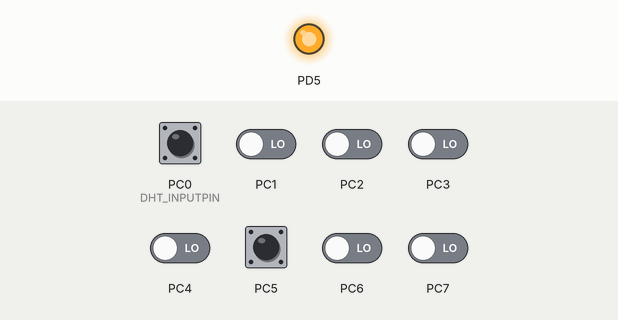
Recording of a program running on a simulated ATmega168P, built with avr-gcc and emulated at 1 MHz. Parts: output pins drawn as LEDs (lit = HIGH). The test bench sets the inputs (shaded band); at power-on: PC0 (DHT_INPUTPIN), PC5 HIGH, PC1–4, PC6, PC7 LOW. What the program prints to the serial monitor is not drawn.

Above: at 0.2 s.
Timing chart, 0 to 1.7 s (numbered marks = the images above):
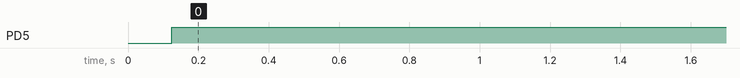

The program:

main.c
```c
// Code to run reed switch, weight sensor, and temperature sensor
// To be used on board located under main cabin dummy seat and near cpu

#define F_CPU 1000000UL

#include <avr/io.h>
#include <stdlib.h>
#include <stdio.h>
#include <util/delay.h>
#include <string.h>

#include "uart.h"
#include "adc.h"
#include "dht22.h"

int main(void)
{
	// initialize uart
	uart_init(4800, 0, 8, NONE, 1, FALSE);
	uart_string("ready\n\r");

	// temperature sensor setup
	char temp[6]; //string buffer
	float t = 0; //temperature value
	//float h = 0; //percent humidity
/*
	// flexiforce pressure sensor setup
	adc_init(2, FALSE); //initialize adc on channel 2
	DDRC &= ~(1 << PINC2); //set input pin
	DDRC |= (1 << PINC3); //set output indicator pin
	char seat;
*/
	// reed switch setup
	DDRC &= ~(1 << PINC5); //set input pin
	char buckle;

    while (1){
		// read temperature
		if (dht_read_temp(&t) != -1)
			dtostrf(t,4,1,temp); //convert temp to string
/*
		// read seat pressure
		if (adc_getValue() > 0){
			seat = TRUE; //set seat flag
			PORTC |= (1 << PINC3); //turn on indicator led
		}
		else {
			seat = FALSE; //clear seat flag
			PORTC &= ~(1 << PINC3); //turn off led
		}
*/
		// watch for reed activation
		if (bit_is_clear(PINC,5))
			buckle = FALSE; //clear belt flag
		else buckle = TRUE; //set belt flag

		//concat and send values
		uart_string("T = ");
		uart_string(temp);
		uart_string(" C\n\r");

		DDRD |= (1 << PIND5);
		if (t < 24)
			PORTD |= (1 << PIND5);
		else PORTD &= ~(1 << PIND5);

		/*char str[11];
		strcat(str, temp);
		strcat(str, " S");
		strcat(str, seat);
		strcat(str, " B");
		strcat(str, buckle);
		strcat(str, ",");
		uart_string(str);*/

		/*uart_char(0x2C);
		uart_char(buckle);
		uart_char(0x2C);
		uart_char(buckle);
		uart_char(0x7C);*/

		_delay_ms(1500);
    }
}
```

adc.h
```c
#ifndef ADC_H
#define ADC_H

#include <avr/io.h>
#include <stdlib.h>

#define FALSE 0
#define TRUE 1

void adc_init(uint8_t channel, char interrupt){
	ADCSRA |= (1 << ADEN); //ADC enable
	ADCSRA |= (1 << ADPS2); //prescalar set to 16
	ADMUX |= (1 << REFS0); //use AVCC as reference voltage

	ADMUX |= channel & 0b00001111; //ADC channel (pin) select

	if (interrupt) ADCSRA |= (1 << ADIE); //interrupt enable (ADC_vect)

	ADCSRA |= (1 << ADSC); //start conversion
}

uint16_t adc_getValue(void){
	uint8_t low = ADCL;
	uint16_t adcValue = ADCH << 8 | low;

	ADCSRA |= (1 << ADSC); //start next conversion

	return adcValue;
}

#endif
```

dht22.c
```c
/* RHT03/DHT22 Temperature and Humidity Sensor Library */

#include <stdio.h>
#include <string.h>
#include <avr/io.h>
#include <util/delay.h>

#include "dht22.h"

// get data from sensor
int8_t dht_read(float *temperature, float *humidity) {

	uint8_t bits[5];
	uint8_t i,j = 0;

	memset(bits, 0, sizeof(bits));

	//reset port
	DHT_DDR |= (1<<DHT_INPUTPIN); //output
	DHT_PORT |= (1<<DHT_INPUTPIN); //high
	_delay_ms(100);

	//send request
	DHT_PORT &= ~(1<<DHT_INPUTPIN); //low
	_delay_us(500);
	DHT_PORT |= (1<<DHT_INPUTPIN); //high
	DHT_DDR &= ~(1<<DHT_INPUTPIN); //input
	_delay_us(40);

	//check start condition 1
	if((DHT_PIN & (1<<DHT_INPUTPIN))) {
		return -1;
	}
	_delay_us(80);
	//check start condition 2
	if(!(DHT_PIN & (1<<DHT_INPUTPIN))) {
		return -1;
	}
	_delay_us(80);

	//read the data
	uint16_t timeoutcounter = 0;
	for (j=0; j<5; j++) { //read 5 bytes
		uint8_t result=0;
		for(i=0; i<8; i++) { //read every bit
			timeoutcounter = 0;
			while(!(DHT_PIN & (1<<DHT_INPUTPIN))) { //wait for an high input (non-blocking)
				timeoutcounter++;
				if(timeoutcounter > DHT_TIMEOUT) {
					return -1; //timeout
				}
			}
			_delay_us(30);
			if(DHT_PIN & (1<<DHT_INPUTPIN)) //if input is high after 30us, get result
				result |= (1<<(7-i));
			timeoutcounter = 0;
			while(DHT_PIN & (1<<DHT_INPUTPIN)) { //wait until input get low (non-blocking)
				timeoutcounter++;
				if(timeoutcounter > DHT_TIMEOUT) {
					return -1; //timeout
				}
			}
		}
		bits[j] = result;
	}

	//reset port
	DHT_DDR |= (1<<DHT_INPUTPIN); //output
	DHT_PORT |= (1<<DHT_INPUTPIN); //low
	_delay_ms(100);

	//check checksum
	if ((uint8_t)(bits[0] + bits[1] + bits[2] + bits[3]) == bits[4]) {
		//return temperature and humidity
		uint16_t rawhumidity = bits[0]<<8 | bits[1];
		uint16_t rawtemperature = bits[2]<<8 | bits[3];
		if(rawtemperature & 0x8000) {
			*temperature = (float)((rawtemperature & 0x7FFF) / 10.0) * -1.0;
		} else {
			*temperature = (float)(rawtemperature)/10.0;
		}
		*humidity = (float)(rawhumidity)/10.0;
		return 0;
	}

	return -1;
}

// read temperature
int8_t dht_read_temp(float *temperature) {
	float humidity = 0;
	return dht_read(temperature, &humidity);
}

// read humidity
int8_t dht_read_humidity(float *humidity) {
	float temperature = 0;
	return dht_read(&temperature, humidity);
}

// read both temperature and humidity
int8_t dht_read_data(float *temperature, float *humidity) {
	return dht_read(temperature, humidity);
}
```

dht22.h
```c
/* RHT03/DHT22 Temperature and Humidity Sensor Library Header */

#ifndef DHT_H_
#define DHT_H_

#include <stdio.h>
#include <avr/io.h>

//setup port
#define DHT_DDR DDRC
#define DHT_PORT PORTC
#define DHT_PIN PINC
#define DHT_INPUTPIN PC0

//timeout retries
#define DHT_TIMEOUT 200

//functions
extern int8_t dht_read_temp(float *temperature);
extern int8_t dht_read_humidity(float *humidity);
extern int8_t dht_read_data(float *temperature, float *humidity);

#endif
```

uart.h
```c
#ifndef UART_H
#define UART_H

#include <avr/io.h>

#define EVEN 0
#define ODD 1
#define NONE 2

#define FALSE 0
#define TRUE 1

void uart_init(int baud, char async, char size, char parity, char stopbits, char interrupt){
	UCSR0B = (1 << RXEN0) | (1 << TXEN0); //enable TX and RX

	uint16_t UBBRValue = F_CPU/16/baud-1; //baud rate

	UBRR0H = (unsigned char) (UBBRValue >> 8); //put the upper byte of the baud (bits 8 to 11)
	UBRR0L = (unsigned char) UBBRValue; //put the lower byte of the baud

	if (async == 1) UCSR0A = (1 << U2X0); //setting the U2X bit to 1 for double speed asynchronous

	//set data length
	switch(size){
		case 6: UCSR0C |= (1 << UCSZ00); break; //6-bit data length
		case 7: UCSR0C |= (2 << UCSZ00); break; //7-bit data length
		case 8: UCSR0C |= (3 << UCSZ00); break; //8-bit data length
		case 9: UCSR0C |= (7 << UCSZ00); break; //9-bit data length
	}

	//set parity
	if (parity == EVEN) UCSR0C |= (1 << UPM01);
	if (parity == ODD) UCSR0C |= (3 << UPM00);

	//set stop bits
	if (stopbits == 2) UCSR0C = (1 << USBS0);
	// else 1 bit

	if (interrupt) UCSR0B |= (1 << RXCIE0); //enable interrupts (USART_RX_vect)
}

void uart_char(unsigned char data){
	while (! (UCSR0A & (1 << UDRE0)) ); //wait until the transmitter is ready
	UDR0 = data; //send data
}

void uart_string(char *str){
	while(*str > 0)
		uart_char(*str++);
}

unsigned char uart_recv(void){
	while (! (UCSR0A & (1 << RXC0)) ); //wait until buffer full
	return UDR0;
}

#endif
```

Measured:
- by itself, PD5: LOW → HIGH at 0.12 s
